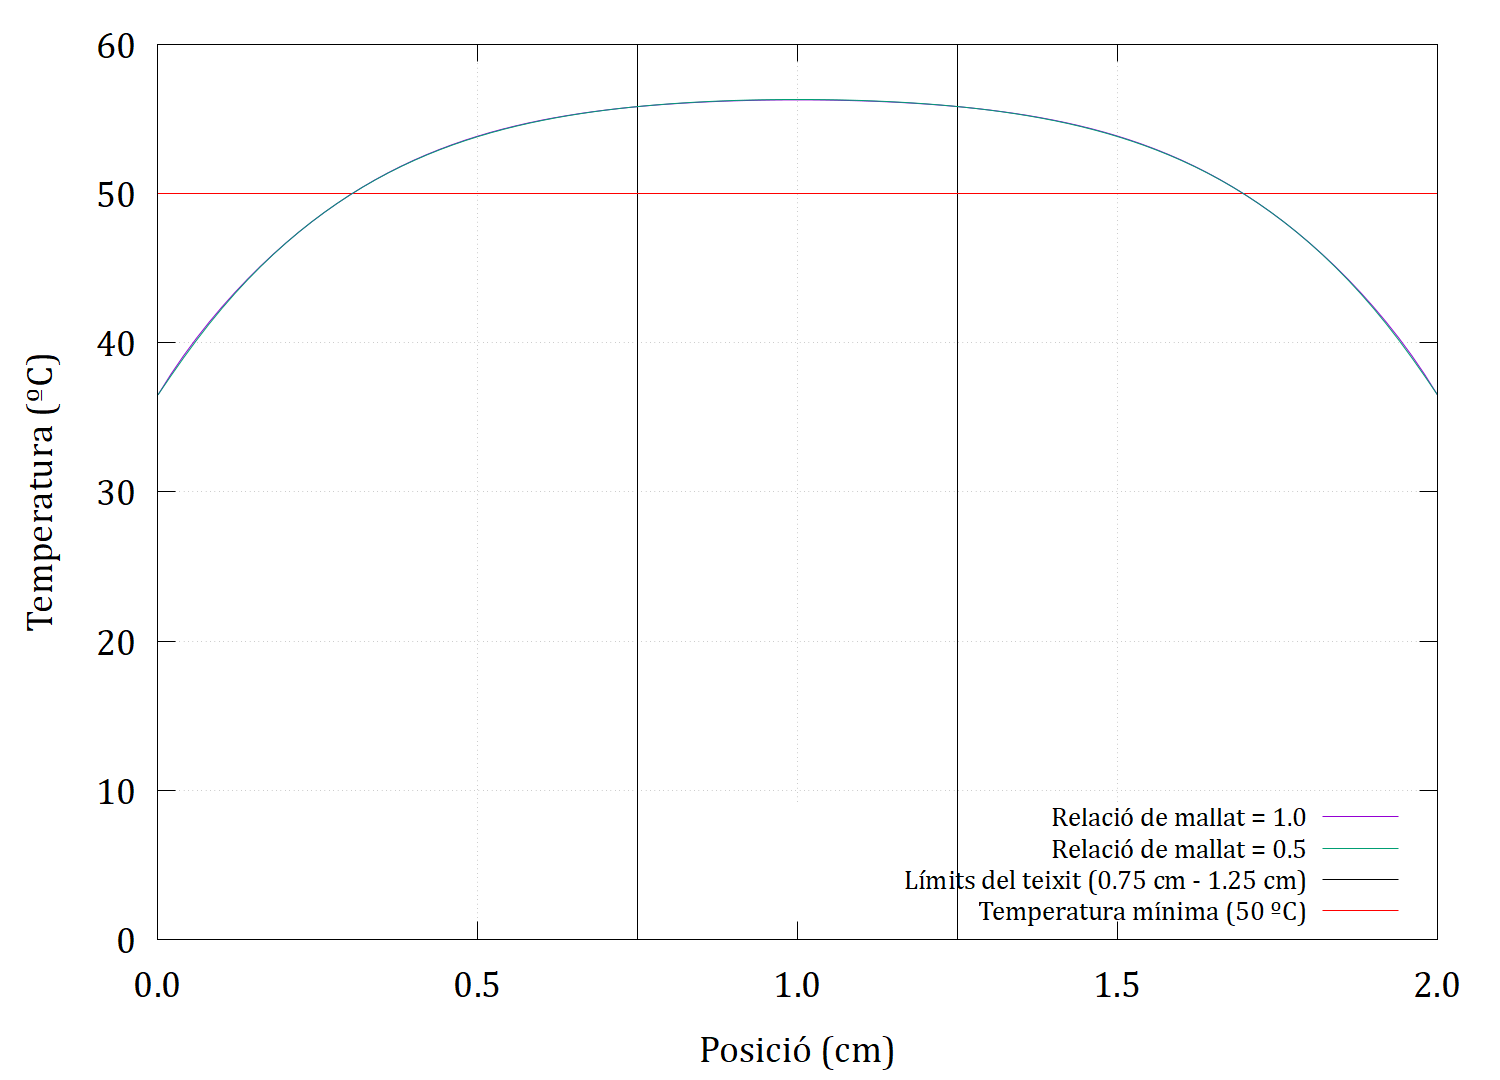

Write gnuplot code to recreate this figure.
set terminal pngcairo enhanced size 1500,1080 font "Cambria,28"
set output 'CN_003_TOTS.png'
set ylabel "Temperatura (ºC)"
set xlabel "Posició (cm)"
set xrange[0:2]
set yrange[0:60]
set format x "%.1f"
set grid
set key at screen 0.7200, 0.2 center font "Cambria, 20" # Posició de la llegenda

# Línies verticals
set arrow from 1.25, graph 0 to 1.25, graph 1 nohead lt 2 lw 1 lc rgb "black"
set arrow from 0.75, graph 0 to 0.75, graph 1 nohead lt 2 lw 1 lc rgb "black"
# Línies horitzontals
set arrow from graph 0, first 50 to graph 1, first 50 nohead lt 2 lw 1 lc rgb "red"

# Llegenda
plot "Resultats_CN1.dat" using 2:1 with lines title "Relació de mallat = 1.0", \
     "Resultats_CN_05_03.dat" using 2:1 with lines title "Relació de mallat = 0.5", \
     1/0 lc rgb "black" lw 1 title "Límits del teixit (0.75 cm - 1.25 cm)", \
     1/0 lc rgb "red" lw 1 title "Temperatura mínima (50 ºC)"


set output
